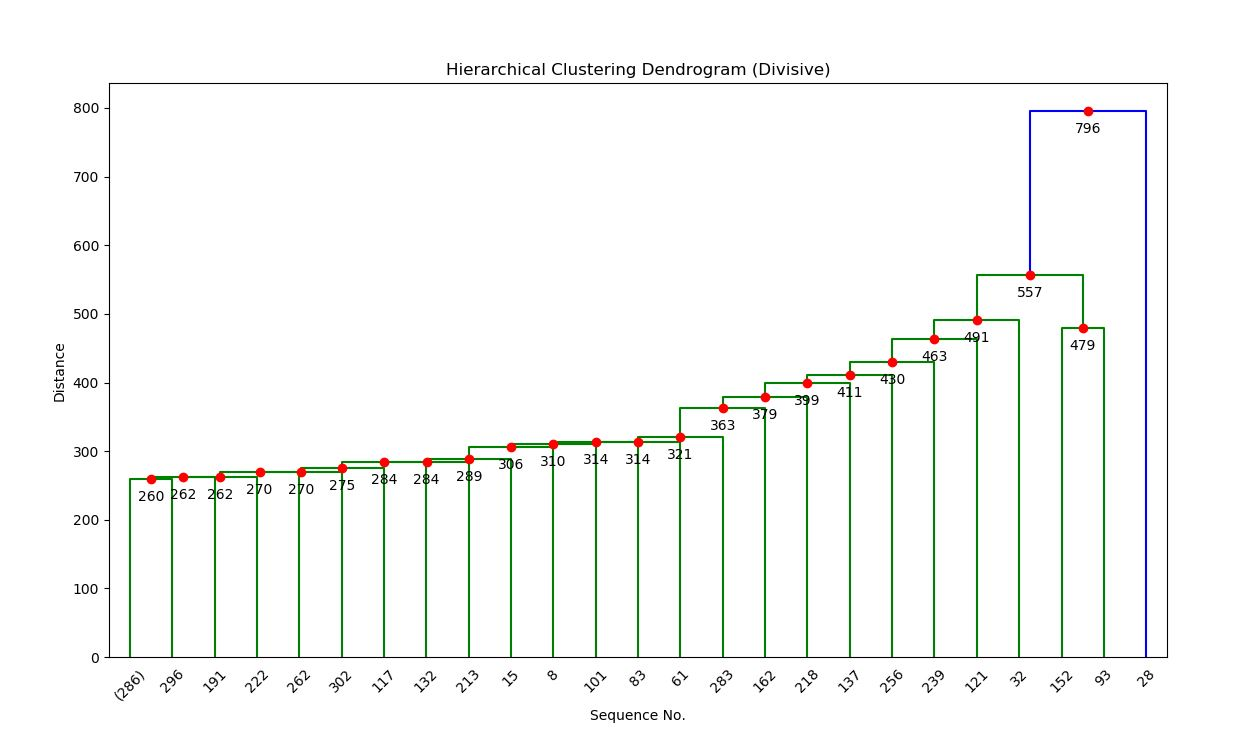

Reproduce this figure in Python.
import numpy as np
import scipy
import matplotlib.pyplot as plt
from scipy.cluster import hierarchy
global g
import time

def subtract(indices,splinter):
	l3 = [x for x in indices if x not in splinter]
	return l3
	
def divisive(a,indices,splinter,sub):
	if(len(indices)==1):
		return
	avg=[]
	flag=0
	for i in indices:
		if(i not in splinter):
			sum=0
			for j in indices:
				if(j not in splinter):
					sum=sum+a[i][j]
			if((len(indices)-len(splinter)-1)==0):
				avg.append(sum)
			else:
				avg.append(sum/(len(indices)-len(splinter)-1))
	if(splinter):
		k=0
		for i in sub:
			total=0
			for j in splinter:	
				total=total+a[i][j]
			avg[k]=avg[k] - (total/(len(splinter)))
			k+=1
		positive=[]				
		for i in range(0,len(avg)):
			if(avg[i]>0):
				positive.append(avg[i])
				flag=1
		if(flag==1):
			splinter.append(sub[avg.index(max(positive))])
			sub.remove(sub[avg.index(max(positive))])
			divisive(a,indices,splinter,sub)
	else:
		splinter.append(indices[avg.index(max(avg))])
		sub[:]=subtract(indices,splinter)
		divisive(a,indices,splinter,sub)

def original_subset(indices):
	sp=np.zeros(shape=(len(indices),len(indices))) 
	for i in range(0,len(indices)):
		for j in range(0,len(indices)):
			sp[i][j]=a[indices[i]][indices[j]]
	return sp
	
def original_max(x):
	new=original_subset(x)
	return new.max()

def diameter(l):
	return original_max(l)
	
def recursive(a,indices,u,v,clusters,g):
	clus_s.append(len(indices))
	d.append(diameter(indices))
	parents[g]=indices
	g-=1
	divisive(a,indices,u,v)
	clusters.append(u)
	clusters.append(v)
	new=[]
	for i in range(len(clusters)):
		new.append(clusters[i])
	final.append(new)
	x=[]
	y=[]
	store_list=[]
	max=-1
	f=0
	for list in clusters:
		if(diameter(list)>max):
			if(len(list)!=1):
				f=1
				max=diameter(list)
				store_list=(list)
	if(f==0):
		return
	else:
		clusters.remove(store_list)	
		recursive(a,store_list,x,y,clusters,g)

def augmented_dendrogram(*args, **kwargs):
	data = scipy.cluster.hierarchy.dendrogram(*args, **kwargs)
	if not kwargs.get('no_plot', False):
		for i, d in zip(data['icoord'], data['dcoord']):
			x = 0.5 * sum(i[1:3])
			y = d[1]
			plt.plot(x, y, 'ro')
			plt.annotate("%.3g" % y, (x, y), xytext=(0,12),textcoords='offset points',va='top', ha='center')
	return data

a=np.load('distance_matrix.npy')
size=len(a)
g=(size-1)*2
parents={}
final=[]
clusters=[]
indices=[]
clus_s=[]
d=[]
Z=np.zeros(shape=(size-1,4))
p=[]
q=[]
ans=[]
for i in range(0,len(a)):
	indices.append(i)

for i in range(0,size):
	list=[]
	list.append(i)
	parents[i]=list

start=time.time()
recursive(a,indices,p,q,clusters,g)
print("Clustering done\t" + str(time.time()-start))
for i in range(0,len(d)):
	Z[size-i-2][2]=d[i]
	Z[size-i-2][3]=clus_s[i]

for i in range(len(final)-1,0,-1):
	for j in range(0,len(final[i-1])):
		if final[i-1][j] not in final[i]:
			ans.append(final[i-1][j])

ans.append(indices)
for i in range(0,len(ans)):
	if(len(ans[i])<=2):
		Z[i][0]=ans[i][0]
		Z[i][1]=ans[i][1]
	else:
		s=0
		add=[]
		common=[]
		for j in range(len(ans)-1,-1,-1):
			if(set(ans[j])<set(ans[i])):
				common=ans[j]
				break;
		x=(subtract(ans[i],common))
		for key in parents.keys():
			if(parents[key]==common):
				Z[i][0]=key
				break;
		for key in parents.keys():
			if(set(parents[key])==set(x)):
				Z[i][1]=key
				s=1
				break;
		if(s==0):
			print(Z[i][0],Z[i][1],x)
names=[i for i in range(0,size)]
plt.figure(figsize=(25, 25))
plt.title('Hierarchical Clustering Dendrogram (Divisive)')
plt.xlabel('Sequence No.')
plt.ylabel('Distance')
augmented_dendrogram(Z,labels=names,show_leaf_counts=True,p=25,truncate_mode='lastp')
plt.show()
